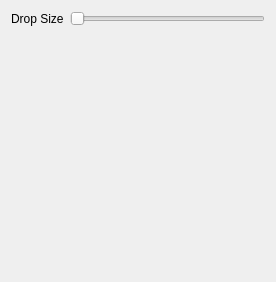
<?xml version="1.0" encoding="UTF-8"?>
<ui version="4.0">
 <class>Rain</class>
 <widget class="QWidget" name="Rain">
  <property name="geometry">
   <rect>
    <x>0</x>
    <y>0</y>
    <width>276</width>
    <height>282</height>
   </rect>
  </property>
  <property name="windowTitle">
   <string>Form</string>
  </property>
  <layout class="QGridLayout" name="gridLayout">
   <item row="1" column="0">
    <widget class="QLabel" name="sizeLabel">
     <property name="text">
      <string>Drop Size</string>
     </property>
    </widget>
   </item>
   <item row="1" column="1">
    <widget class="QTooltipedSlider" name="size">
     <property name="minimum">
      <number>1</number>
     </property>
     <property name="maximum">
      <number>10</number>
     </property>
     <property name="value">
      <number>1</number>
     </property>
     <property name="orientation">
      <enum>Qt::Horizontal</enum>
     </property>
    </widget>
   </item>
   <item row="2" column="0" colspan="2">
    <spacer name="verticalSpacer">
     <property name="orientation">
      <enum>Qt::Vertical</enum>
     </property>
     <property name="sizeHint" stdset="0">
      <size>
       <width>20</width>
       <height>40</height>
      </size>
     </property>
    </spacer>
   </item>
  </layout>
 </widget>
 <customwidgets>
  <customwidget>
   <class>QTooltipedSlider</class>
   <extends>QSlider</extends>
   <header location="global">QTooltipedSlider.h</header>
  </customwidget>
 </customwidgets>
 <resources/>
 <connections/>
</ui>
